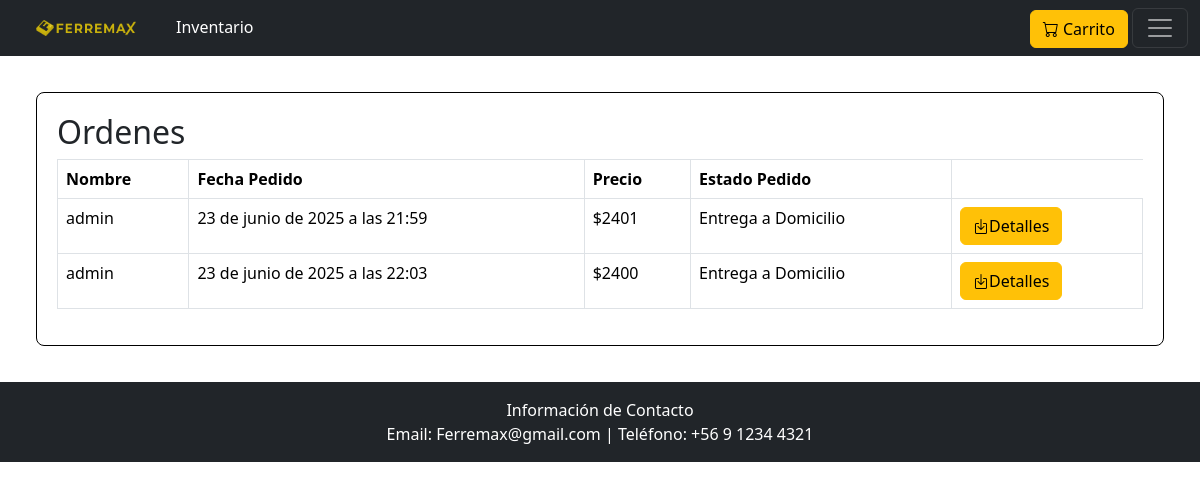
The app's page /Administrar-pedidos/ (signed in), older data.
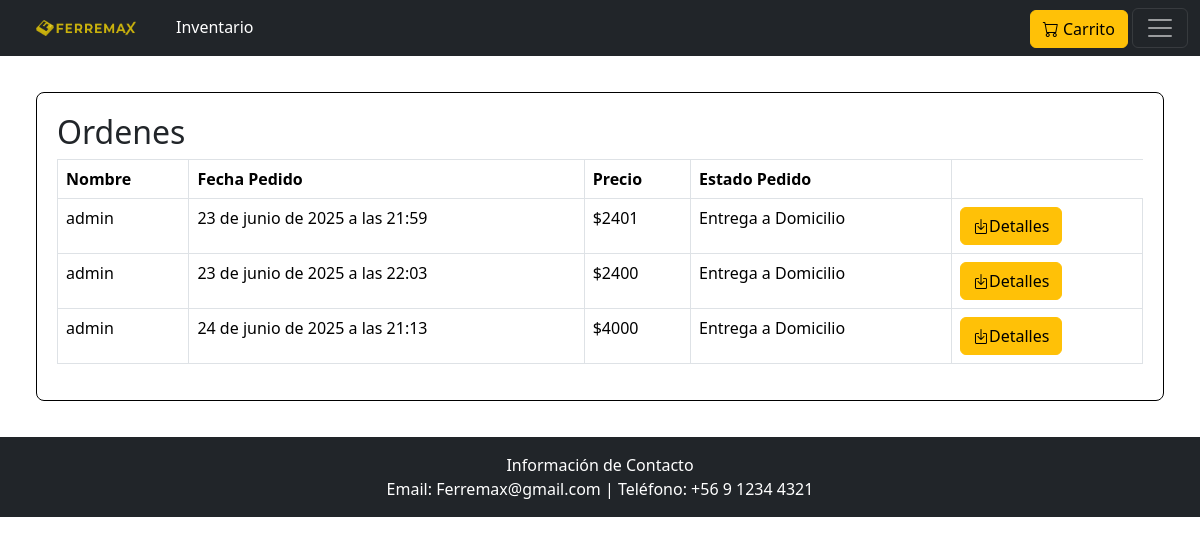
The same page, newer data.
### myapp/models.py (models this page shows, shortened)
class Venta(models.Model):
    cliente = models.ForeignKey(settings.AUTH_USER_MODEL, on_delete=models.CASCADE)
    fecha = models.DateTimeField(auto_now_add=True)
    direcion= models.CharField(max_length=255)
    estadopedido=models.IntegerField(choices=ESTADOS_PEDIDO, default=0)
    paypal_transaction_id = models.CharField(max_length=100)

class UsuarioPersonalizado(AbstractUser):
    Clase=models.IntegerField(choices=TIPO_Cargos, default=0)
    telefono = models.CharField(max_length=20, blank=True, null=True)
    direccion = models.CharField(max_length=255, blank=True, null=True)
    fecha_nacimiento = models.DateField(blank=True, null=True)

### myapp/views.py (the view)
# urls.py: path('Administrar-pedidos/', views.VerPedidos, name='VerPedidos'),
@cargo_requerido('ADMIN','Vendedor','Contador','Bodeguero')
def VerPedidos(request):
    ventas = Venta.objects.select_related('cliente').annotate(
        total_venta=Sum('detalle__precioTotal')
    )
    return render(request, 'VerPerdidos.html', {'ventas': ventas})

### myapp/views.py (called while the page is built)
def cargo_requerido(*nombres_cargos):
    if len(nombres_cargos) == 1 and isinstance(nombres_cargos[0], (list, tuple)):
        nombres_cargos = nombres_cargos[0]
    def decorador(view_func):
        @wraps(view_func)
        def _wrapped_view(request, *args, **kwargs):
            cargos_permitidos = []
            for nombre in nombres_cargos:
                if isinstance(nombre, str):
                    codigo = NOMBRE_A_CODIGO_CARGO.get(nombre.lower())
                    if codigo is not None:
                        cargos_permitidos.append(codigo)
                else:pass
            if request.user.is_authenticated and request.user.Clase in cargos_permitidos:
                return view_func(request, *args, **kwargs)
            return HttpResponseForbidden("Acceso denegado.")
        return _wrapped_view
    return decorador

### myapp/Templates/VerPerdidos.html (shortened to what this page needs)
{% extends 'plantillabase.html' %}
{% block content %}
<div style="margin: 3%; padding:20px; border: 1px solid #000000; border-radius: 8px;">
    <h2>Ordenes </h2>
    <table class="table table-bordered">
        <thead>
            <tr>
                <th>Nombre</th>
                <th>Fecha Pedido</th>
                <th>Precio</th>
                <th>Estado Pedido</th>
            </tr>
        </thead>
        <tbody>
            {% for venta in ventas %}
            <tr>
                <td>{{ venta.cliente.username }}</td>
                <td>{{ venta.fecha }}</td>
                <td>${{ venta.total_venta }}</td>
                <td>{% if venta.tipoenvio == 0 %}Retiro en Tienda{% else %}Entrega a Domicilio{% endif %}</td>
                <td style="justify-content: center;"><a href="{% url 'detalle_venta' venta.id %}"  class="bbi bi-box-arrow-in-down btn btn-warning" >Detalles</a></td>
            </tr>
            {% empty %}
            <tr>
                <td colspan="4">No hay Ordenes.</td>
            </tr>
            {% endfor %}
        </tbody>
    </table>
</div>
{% endblock %}

Row changes from the older to the newer data that the page shows:
added Venta: cliente.username "admin", fecha "24 de junio de 2025 a las 21:13", total_venta "4000"
